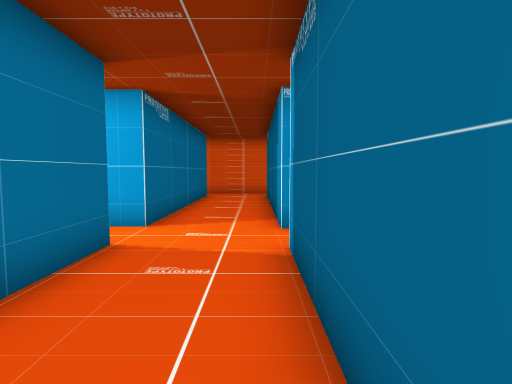
View 1 (above)

18 first-person views from a walk through a 3-D level made in the Unity game engine. The camera is 1.2 m above the floor, tilts 4° down and sees 80° across. The floor is counted in squares, 1 m on a side. Each view is taken from the middle of a square. On the plan, view 1 faces up. The plan holds only what a view shows up to about 13 squares ahead; the rest is blank. The place goes on beyond the plan. Door leaves are left out, so doorways stand open.

View 2
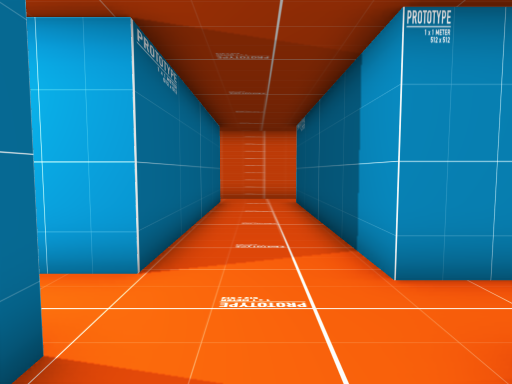

View 3
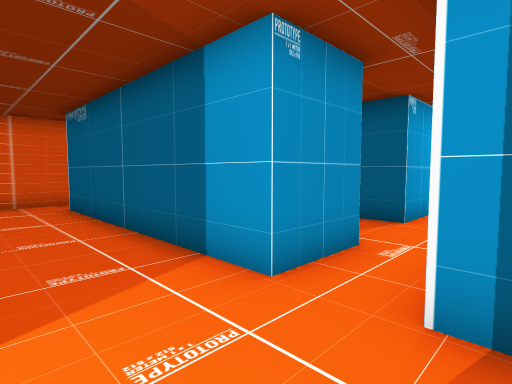

View 4
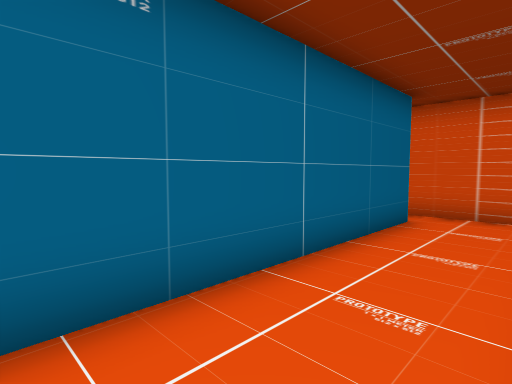

View 5
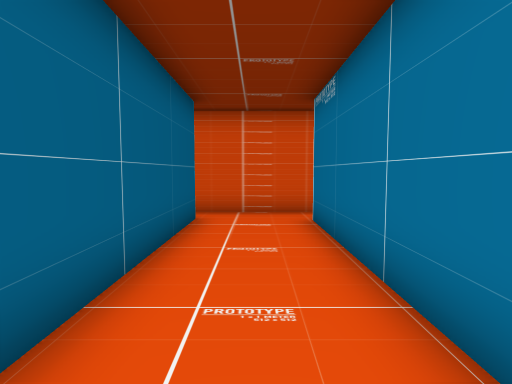

View 6
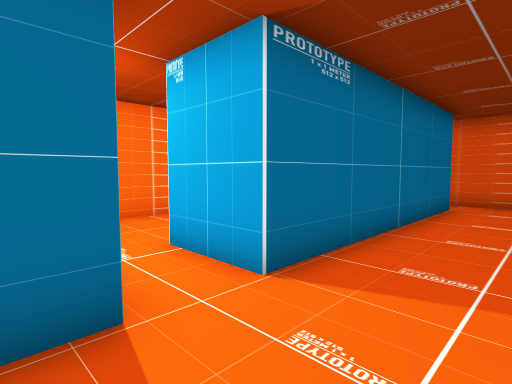

View 7
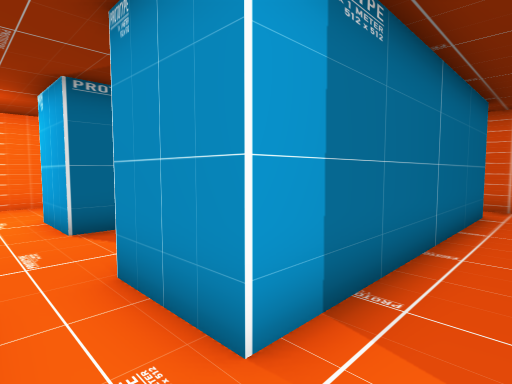

View 8
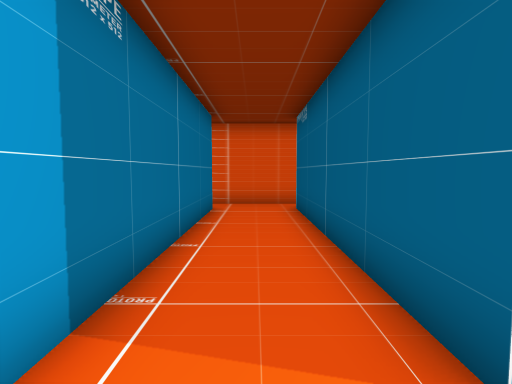

View 9
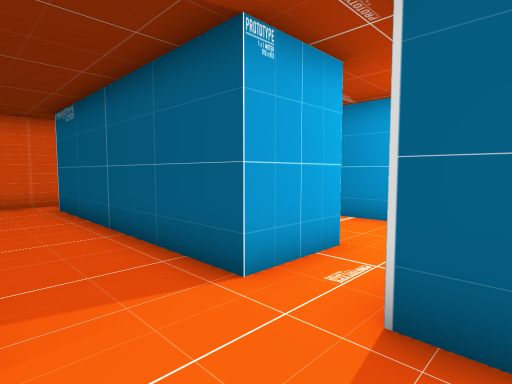

View 10
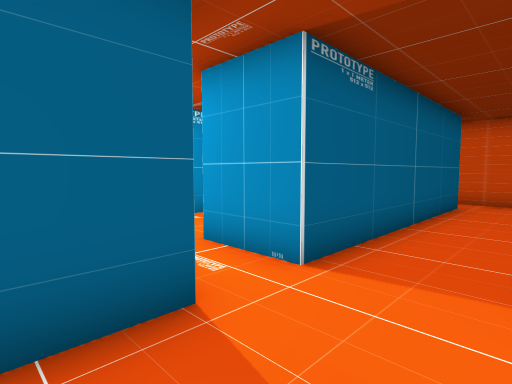

View 11
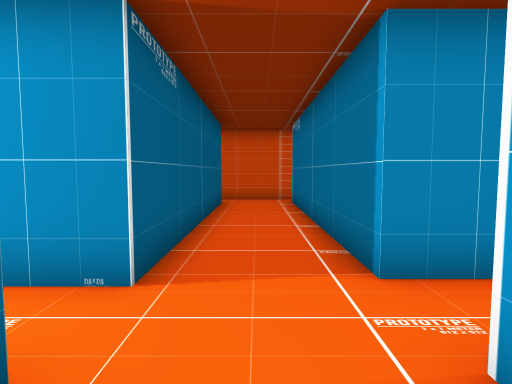

View 12
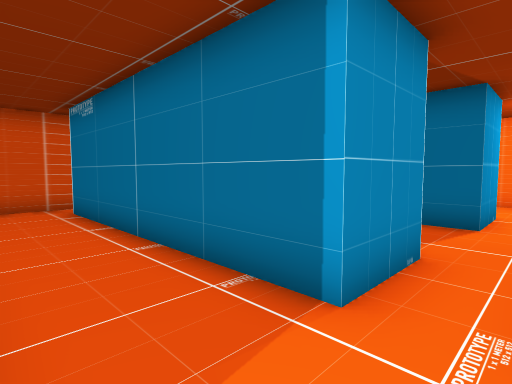

View 13
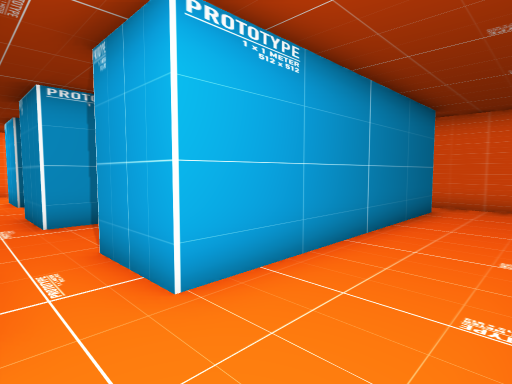

View 14
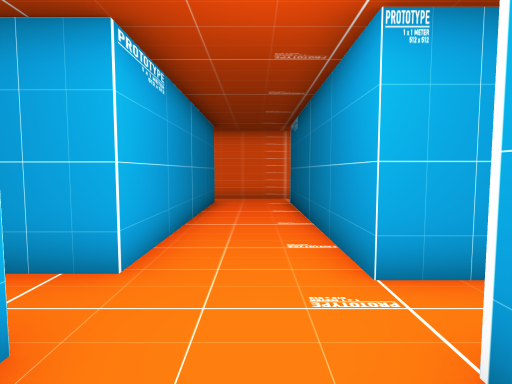

View 15
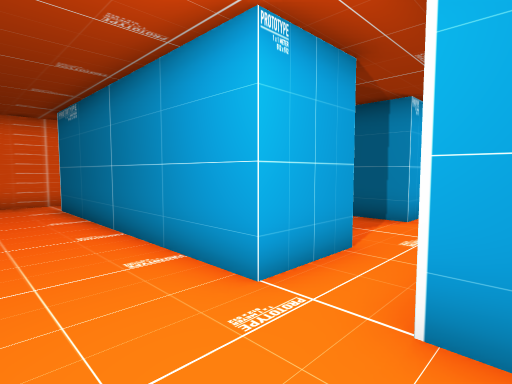

View 16
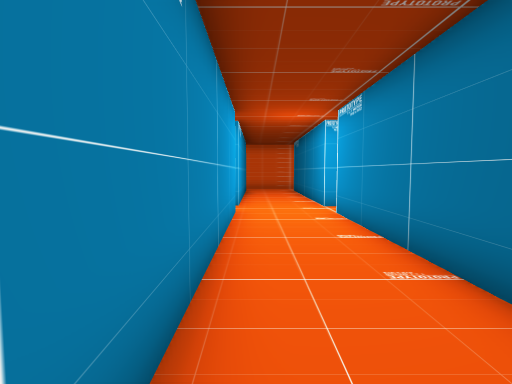

View 17
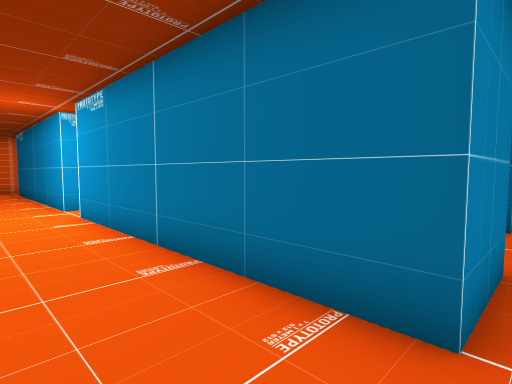

View 18
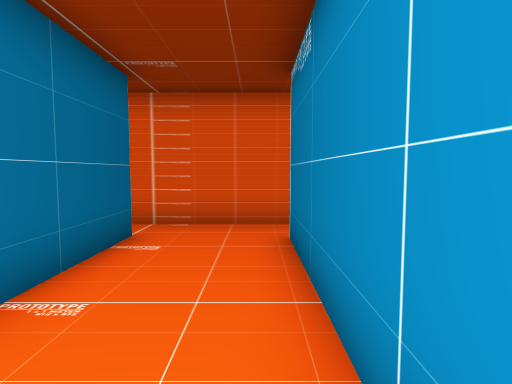

### Floor plan
Points are (right, up) in squares from view 1. A wall is a line through its corners. A room is listed if a view was taken in it or the views show most of it. See-through windows are left out.
Room 1 (views 1, 2, 3, 4, 5, 6)
walls: (-2.4, 4.9) (-2.4, -3.4); (2.6, 6.3) (0.5, 6.3) (0.5, 14.6); (0.5, -3.6) (0.5, 4.7) (2.6, 4.7); (-2.8, -4.7) (2.4, -4.7); (-2.4, 14.9) (-2.4, 6.5); (2.4, 16) (-2.8, 16)
ways out: opening at (1.5, -4) to room 2; opening at (1.5, 5.5) to room 2; opening at (2, 15) to room 2; opening at (-3.5, 6); open door at (0.8, 13)
Room 2 (views 7, 8, 9, 10, 11, 12)
walls: (2.6, 4.7) (2.6, -3.6); (7.4, 6.5) (5.3, 6.5) (5.3, 14.9); (5.3, -3.4) (5.3, 4.9) (7.4, 4.9); (2.6, 14.6) (2.6, 6.3); (2.4, -4.7) (5.6, -4.7); (6.4, 16) (2.4, 16)
ways out: opening at (1.5, -4) to room 1; opening at (1.5, 5.5) to room 1; opening at (2, 15) to room 1; opening at (6.5, -4) to room 3; opening at (6.5, 6) to room 3
Room 3 (views 13, 14, 15, 16, 17, 18)
walls: (7.4, 4.9) (7.4, -3.4); (12.5, 6.3) (10.3, 6.3) (10.3, 14.6); (7.4, 14.9) (7.4, 6.5); (10.7, 16) (6.4, 16); (12.5, -3.6) (10.3, -3.6) (10.3, 4.8); (7.1, -4.7) (10.9, -4.7)
ways out: opening at (6.5, -4) to room 2; opening at (6.5, 6) to room 2; opening at (11.5, -4); opening at (11.5, 5.5)

Where each view was taken, in squares from view 1:
view 1: 0 up, 0 right, facing up
view 2: 3 up, 1 left, facing up
view 3: 4 up, 2 left, facing up-right
view 4: 4 up, 2 left, facing down-right
view 5: 4 up, 1 left, facing down
view 6: 4 up, 0 right, facing up-left
view 7: 5 up, 4 right, facing up-left
view 8: 5 up, 4 right, facing up
view 9: 4 up, 3 right, facing up-right
view 10: 8 up, 3 right, facing down-right
view 11: 8 up, 4 right, facing down
view 12: 6 up, 5 right, facing down-left
view 13: 5 up, 10 right, facing up-left
view 14: 3 up, 9 right, facing up
view 15: 4 up, 8 right, facing up-right
view 16: 4 down, 8 right, facing up
view 17: 4 down, 8 right, facing up-right
view 18: 2 up, 8 right, facing down
